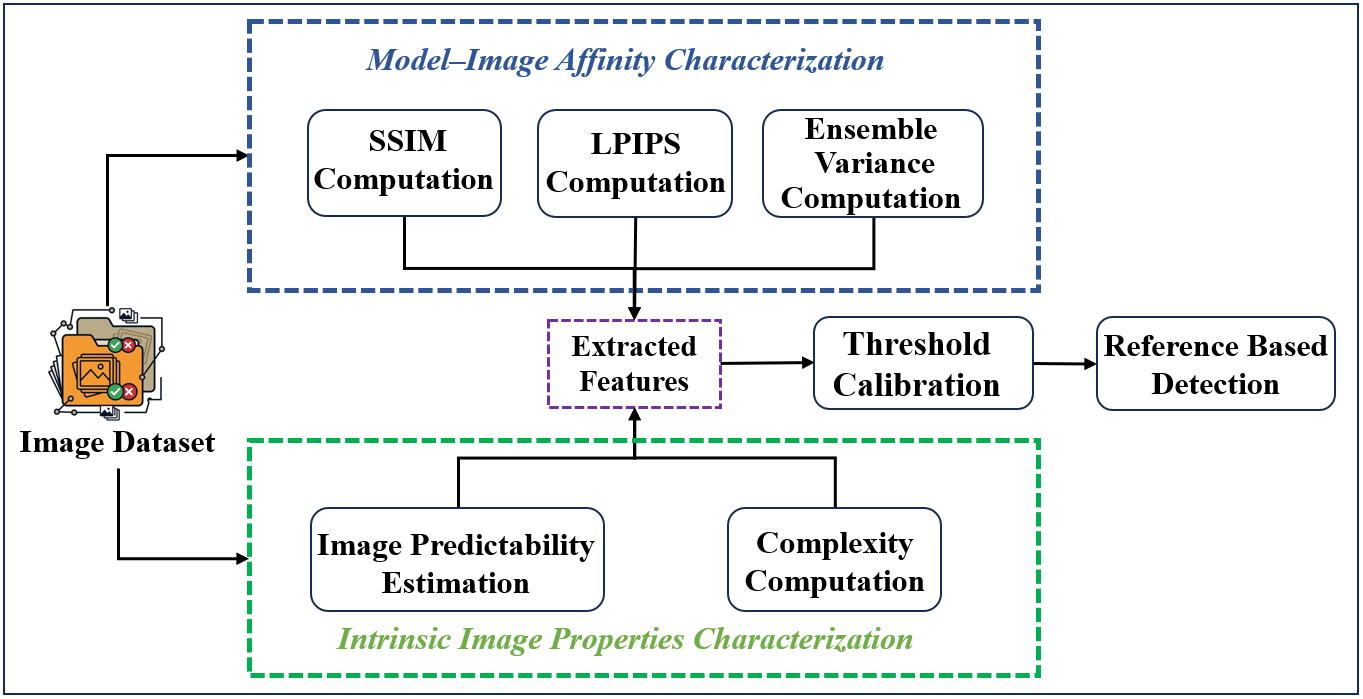
#> input picture Approach_Overview.png, 1363 x 699 px
$ python -i complexity.py   (imports and definitions only)   (older library calls are emulated)
#> lines starting #> are read from the running program, lines starting #| are printed output that depends on the picture
from __future__ import annotations

import argparse
import csv
import json
import math
from pathlib import Path
from typing import Mapping

import cv2
import numpy as np

RESOLUTION = 512
JPEG_QUALITY = 50  # Fixed JPEG setting; must match the experimental protocol.
EPS = 1e-12
FEATURE_NAMES = (
    "edge_density", "gradient_magnitude", "laplacian_variance",
    "shannon_entropy", "colorfulness", "jpeg_psnr",
)
POSITIVE_NAMES = FEATURE_NAMES[:-1]
IMAGE_SUFFIXES = {".jpg", ".jpeg", ".png", ".bmp", ".webp"}


def load_image(path: str | Path) -> np.ndarray:
    image = cv2.imread(str(path), cv2.IMREAD_COLOR)
    if image is None:
        raise ValueError(f"Cannot read image: {path}")
    # Match the 512x512 resolution specified in the manuscript.
    return cv2.resize(image, (RESOLUTION, RESOLUTION), interpolation=cv2.INTER_LINEAR)


def shannon_entropy(img_bgr: np.ndarray) -> float:
    entropies = []
    for channel in cv2.split(img_bgr):
        counts = np.bincount(channel.ravel(), minlength=256).astype(np.float64)
        p = counts[counts > 0] / counts.sum()
        entropies.append(float(-(p * np.log2(p)).sum()))
    return float(np.mean(entropies))


def edge_density(img_gray: np.ndarray) -> float:
    median = float(np.median(img_gray))
    lower = int(max(0, 0.66 * median))
    upper = int(min(255, 1.33 * median))
    edges = cv2.Canny(img_gray, lower, upper, L2gradient=True)
    return float(np.mean(edges > 0))


def gradient_magnitude(img_gray: np.ndarray) -> float:
    gx = cv2.Scharr(img_gray, cv2.CV_64F, 1, 0)
    gy = cv2.Scharr(img_gray, cv2.CV_64F, 0, 1)
    return float(np.hypot(gx, gy).mean())


def laplacian_variance(img_gray: np.ndarray) -> float:
    return float(cv2.Laplacian(img_gray, cv2.CV_64F).var())


def colorfulness(img_bgr: np.ndarray) -> float:
    # Hasler-Suesstrunk colorfulness (signed opponent-color channels).
    b, g, r = cv2.split(img_bgr.astype(np.float64))
    rg = r - g
    yb = (r + g) / 2.0 - b
    std = math.sqrt(float(rg.var() + yb.var()))
    mean = math.sqrt(float(rg.mean() ** 2 + yb.mean() ** 2))
    return float(std + 0.3 * mean)


def jpeg_psnr(img_bgr: np.ndarray, quality: int = JPEG_QUALITY) -> float:
    success, encoded = cv2.imencode(
        ".jpg", img_bgr, [cv2.IMWRITE_JPEG_QUALITY, quality]
    )
    if not success:
        raise RuntimeError("JPEG encoding failed")
    decoded = cv2.imdecode(encoded, cv2.IMREAD_COLOR)
    if decoded is None:
        raise RuntimeError("JPEG decoding failed")
    mse = float(np.mean((img_bgr.astype(np.float64) - decoded.astype(np.float64)) ** 2))
    # Capped finite PSNR avoids infinite/non-serializable feature values.
    if mse <= EPS:
        return 100.0
    return float(10.0 * math.log10((255.0 ** 2) / mse))


def extract_features(image_path: str | Path) -> dict[str, float]:
#> called with image_path = 'Approach_Overview.png'
    image = load_image(image_path)
#> in load_image, image is the input picture: shape (699, 1363, 3); mean B, G, R 239.2, 239.2, 237.1
    gray = cv2.cvtColor(image, cv2.COLOR_BGR2GRAY)
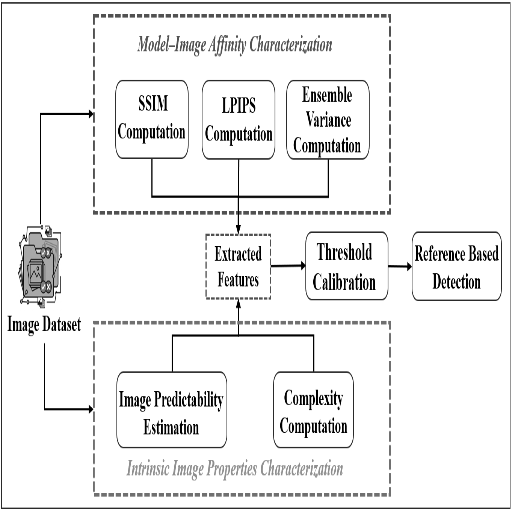
#> gray: shape (512, 512); min 0, max 255, mean 238.5
    return {
        "edge_density": edge_density(gray),
        "gradient_magnitude": gradient_magnitude(gray),
        "laplacian_variance": laplacian_variance(gray),
        "shannon_entropy": shannon_entropy(image),
        "colorfulness": colorfulness(image),
        "jpeg_psnr": jpeg_psnr(image),
    }
#> in edge_density, `median = float(np.median(img_gray))`: median = 255
#> in edge_density, `lower = int(max(0, 0.66 * median))`: lower = 168
#> in edge_density, `upper = int(min(255, 1.33 * median))`: upper = 255
#> in edge_density, `edges = cv2.Canny(img_gray, lower, upper, L2gradient=True)`:
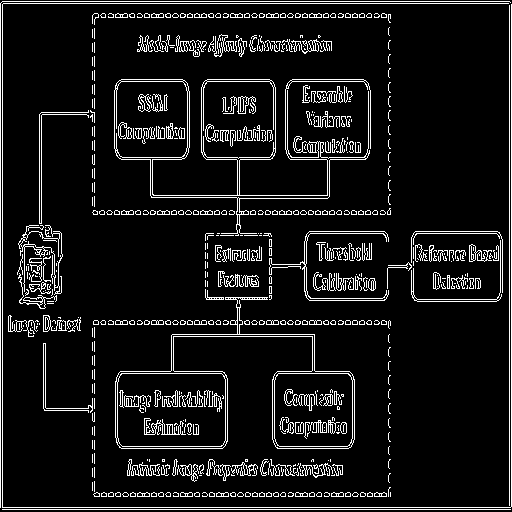
#> edges: shape (512, 512); 8.8% white in thin lines or dots
#> in gradient_magnitude, `gx = cv2.Scharr(img_gray, cv2.CV_64F, 1, 0)`:
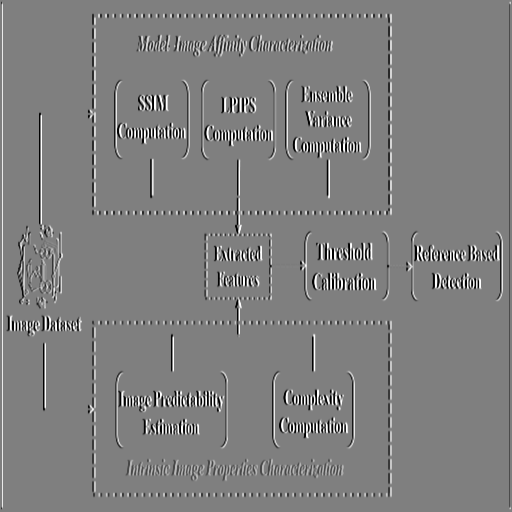
#> gx: shape (512, 512) float64; min -4080, max 4080, mean 3.3; drawn with min black and max white
#> in gradient_magnitude, `gy = cv2.Scharr(img_gray, cv2.CV_64F, 0, 1)`:
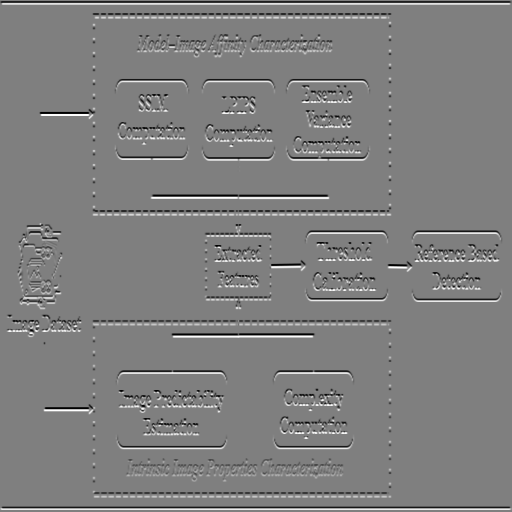
#> gy: shape (512, 512) float64; min -4080, max 4080, mean 0; drawn with min black and max white
#> in shannon_entropy, `entropies = []`: entropies = []
#> the loop in shannon_entropy, `for channel in cv2.split(img_bgr):` made 3 passes
#> after the loop in shannon_entropy, `for channel in cv2.split(img_bgr):`: entropies = [1.36, 1.36, 1.35]
#> in colorfulness, `rg = r - g`:
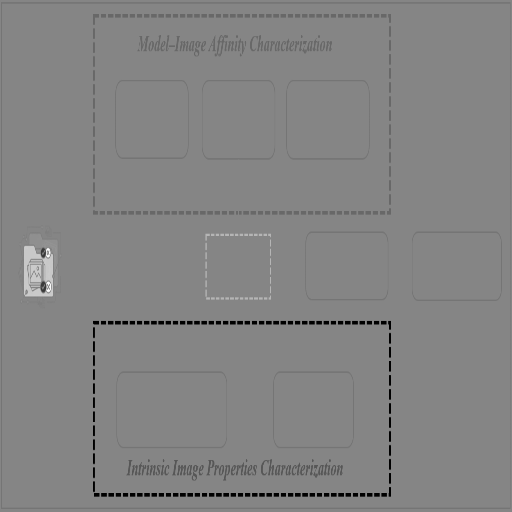
#> rg: shape (512, 512) float64; min -176, max 161, mean -2.1; drawn with min black and max white
#> in colorfulness, `yb = (r + g) / 2.0 - b`:
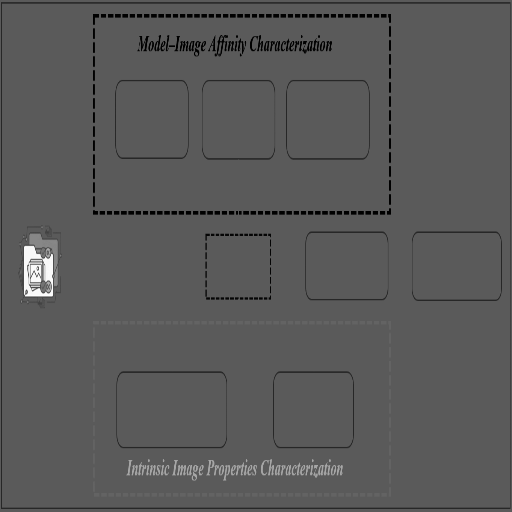
#> yb: shape (512, 512) float64; min -85, max 154.5, mean -1; drawn with min black and max white
#> in colorfulness, `std = math.sqrt(float(rg.var() + yb.var()))`: std = 22.48
#> in colorfulness, `mean = math.sqrt(float(rg.mean() ** 2 + yb.mean() ** 2))`: mean = 2.34
#> in jpeg_psnr, `decoded = cv2.imdecode(encoded, cv2.IMREAD_COLOR)`:
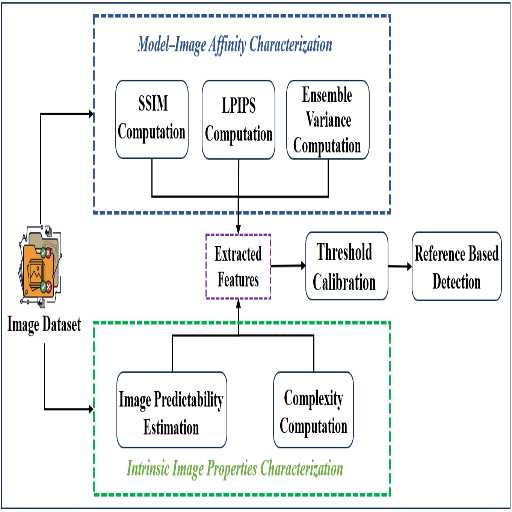
#> decoded: shape (512, 512, 3); mean B, G, R 237.3, 237.9, 235.9
#> in jpeg_psnr, `mse = float(np.mean((img_bgr.astype(np.float64) - decoded.astype(np.fl..`: mse = 74.51


# [107 lines left out: functions fit_reference_statistics, compute_complexity, read_image_list, save_csv, main, not called in this run]


# [2 lines not run here, left out]

>>> result = extract_features('Approach_Overview.png')
#> result = {'edge_density': 0.0883, 'gradient_magnitude': 430.3, 'laplacian_variance': 9692.4, 'shannon_entropy': 1.36, 'colorfulness': 23.19, 'jpeg_psnr': 29.41}
